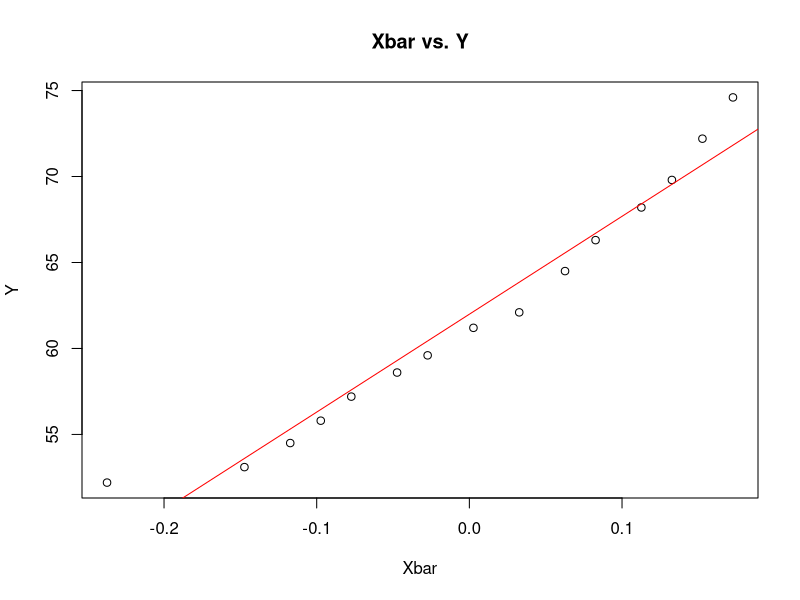

This chart was generated by the following R code:
## ---- chunk 1
X <- c(1.41,1.50,1.53,1.55,1.57,1.60,1.62,1.65,1.68,1.71,1.73,1.76,1.78,1.80,1.82)
Y <- c(52.2,53.1,54.5,55.8,57.2,58.6,59.6,61.2,62.1,64.5,66.3,68.2,69.8,72.2,74.6)
n <- length(X)
Xbar <- X-mean(X)
a_1n <- ((1/n) * sum(Xbar * Y)) - ((1/n) * sum(Xbar)) * ((1/n) * sum(Y))
a_1d <- ((1/n) * sum(Xbar^2)) - ((1/n) * sum(Xbar))^2
a_1 <- a_1n / a_1d; a_1
a_0 <- mean(Y) - (a_1 * mean(Xbar)); a_0
sprintf('Our equation is: Y = %fX + %f', a_1, a_0)
## ---- chunk 2
b_1n <- ((1/n) * sum(X * Y)) - ((1/n) * sum(X)) * ((1/n) * sum(Y))
b_1d <- ((1/n) * sum(X^2)) - ((1/n) * sum(X))^2
b_1 <- b_1n / b_1d
b_0 <- mean(Y) - (b_1 * mean(X))
sprintf('Our equation is: Y = %fX + %f', b_1, b_0)
## ---- chunk 3
plot(Xbar, Y, main="Xbar vs. Y")
abline(a = a_0, b = a_1, col="red")
## ---- chunk 4
SS <- sum((Y - (b_1*X + b_0))^2)/(n-2)
SE <- sqrt(SS / (sum((X-mean(X))^2)))
cl <- 0.925
sprintf('Our confidence interval is: [%f, %f]', 
    b_1 - qt(1 - (cl/2), n-2) * SE, 
    b_1 + qt(1 - (cl/2), n-2) * SE)
## ---- chunk 5
t = b_1/SE; t
p = 2 * (1 - pt(abs(t), n-2)); p
## ---- chunk 6
xstar <- 1.85
cl <- 0.9
SEY <- sqrt(1 + (1 / n) + ((xstar - mean(X))^2)/(sum((X - mean(X))^2)))
sprintf('Our prediction interval is: [%f, %f]', 
    b_0 + (b_1 * xstar) - pt(1 - (cl / 2), n-2) * SEY, 
    b_0 + (b_1 * xstar) + pt(1 - (cl / 2), n-2) * SEY)
